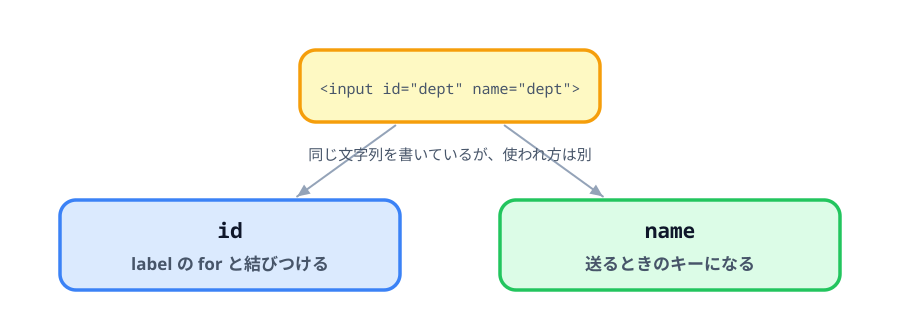

Write the Python code that produced this figure.
"""3-4 の解説図: id と name は役割が違う。"""

import pathlib
import sys

sys.path.insert(0, str(pathlib.Path.home() / ".claude/skills/genfig"))
from genfig import Canvas  # noqa: E402

c = Canvas(900, 330)

inp = c.sticky(300, 50, 300, 72, color="yellow")
c.text(450, 94, '<input id="dept" name="dept">', scale="body", align="center",
       font="technical")

idbox = c.sticky(60, 200, 340, 90, color="blue")
c.text(230, 238, "id", scale="heading", align="center", font="technical")
c.text(230, 270, "label の for と結びつける", scale="label", align="center")

namebox = c.sticky(500, 200, 340, 90, color="green")
c.text(670, 238, "name", scale="heading", align="center", font="technical")
c.text(670, 270, "送るときのキーになる", scale="label", align="center")

c.link(inp, idbox, primary=False)
c.link(inp, namebox, primary=False)

c.text(450, 160, "同じ文字列を書いているが、使われ方は別", scale="body",
       align="center")

print(c.save("01-name-vs-id.svg"))
